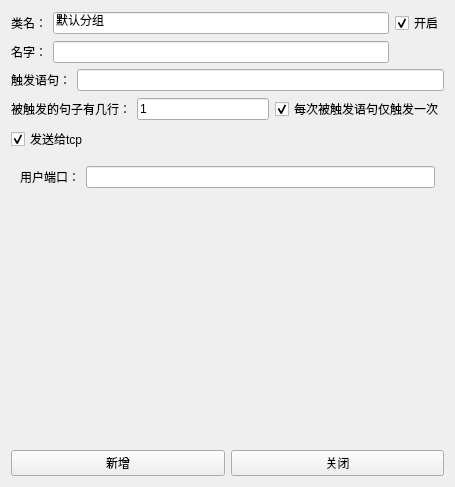
<?xml version="1.0" encoding="UTF-8"?>
<ui version="4.0">
 <class>RegWidget</class>
 <widget class="QWidget" name="RegWidget">
  <property name="geometry">
   <rect>
    <x>0</x>
    <y>0</y>
    <width>455</width>
    <height>487</height>
   </rect>
  </property>
  <property name="windowTitle">
   <string>Form</string>
  </property>
  <layout class="QGridLayout" name="gridLayout_4">
   <item row="3" column="0">
    <widget class="QCheckBox" name="sysOrUserCB">
     <property name="toolTip">
      <string>假若一句话可以被一句触发多次触发，比如：123456可以被'\d'触发6次。勾选上后仅触发一次就停止触发，不勾选上则会连续触发6次</string>
     </property>
     <property name="text">
      <string>发送给tcp</string>
     </property>
     <property name="checked">
      <bool>true</bool>
     </property>
    </widget>
   </item>
   <item row="2" column="0">
    <layout class="QHBoxLayout" name="horizontalLayout_5">
     <item>
      <widget class="QLabel" name="rowLabel">
       <property name="toolTip">
        <string>由用户填入该触发语句触发几行，触发时会拿出对应数量的句子进行匹配，可填比实际行数多的数值</string>
       </property>
       <property name="text">
        <string>被触发的句子有几行：</string>
       </property>
      </widget>
     </item>
     <item>
      <widget class="QLineEdit" name="rowLE">
       <property name="toolTip">
        <string>由用户填入该触发语句触发几行，触发时会拿出对应数量的句子进行匹配，可填比实际行数多的数值</string>
       </property>
       <property name="text">
        <string>1</string>
       </property>
      </widget>
     </item>
     <item>
      <widget class="QCheckBox" name="oneStrOneRegCB">
       <property name="toolTip">
        <string>假若一句话可以被一句触发多次触发，比如：123456可以被'\d'触发6次。勾选上后仅触发一次就停止触发，不勾选上则会连续触发6次</string>
       </property>
       <property name="text">
        <string>每次被触发语句仅触发一次</string>
       </property>
       <property name="checked">
        <bool>true</bool>
       </property>
      </widget>
     </item>
    </layout>
   </item>
   <item row="5" column="0">
    <layout class="QHBoxLayout" name="horizontalLayout_3">
     <item>
      <widget class="QPushButton" name="newBT">
       <property name="text">
        <string>新增</string>
       </property>
      </widget>
     </item>
     <item>
      <widget class="QPushButton" name="closeBT">
       <property name="text">
        <string>关闭</string>
       </property>
      </widget>
     </item>
    </layout>
   </item>
   <item row="0" column="0">
    <layout class="QGridLayout" name="gridLayout_3">
     <item row="0" column="0">
      <widget class="QLabel" name="leiLabel">
       <property name="toolTip">
        <string>全局必定唯一的名字，用于快捷开关一整组触发语句</string>
       </property>
       <property name="text">
        <string>类名：</string>
       </property>
      </widget>
     </item>
     <item row="0" column="1">
      <widget class="QLineEdit" name="leiLE">
       <property name="toolTip">
        <string>全局必定唯一的名字，用于快捷开关一整组触发语句</string>
       </property>
       <property name="text">
        <string>默认分组</string>
       </property>
       <property name="placeholderText">
        <string/>
       </property>
      </widget>
     </item>
     <item row="0" column="2">
      <widget class="QCheckBox" name="enableCB">
       <property name="toolTip">
        <string>勾上则开启触发，不勾则关闭触发</string>
       </property>
       <property name="text">
        <string>开启</string>
       </property>
       <property name="checked">
        <bool>true</bool>
       </property>
      </widget>
     </item>
     <item row="1" column="0">
      <widget class="QLabel" name="nameLabel">
       <property name="toolTip">
        <string>类内唯一的名字，不同类可以有同样名字的触发语句</string>
       </property>
       <property name="text">
        <string>名字：</string>
       </property>
      </widget>
     </item>
     <item row="1" column="1">
      <widget class="QLineEdit" name="nameLE">
       <property name="toolTip">
        <string>类内唯一的名字，不同类可以有同样名字的触发语句</string>
       </property>
      </widget>
     </item>
    </layout>
   </item>
   <item row="1" column="0">
    <layout class="QHBoxLayout" name="horizontalLayout_4">
     <item>
      <widget class="QLabel" name="regStrLabel">
       <property name="toolTip">
        <string>必须是正则表达式，也只严格支持正则表达式</string>
       </property>
       <property name="text">
        <string>触发语句：</string>
       </property>
      </widget>
     </item>
     <item>
      <widget class="QLineEdit" name="regStrLE">
       <property name="toolTip">
        <string>必须是正则表达式，也只严格支持正则表达式</string>
       </property>
      </widget>
     </item>
    </layout>
   </item>
   <item row="4" column="0">
    <widget class="QStackedWidget" name="sysOrUserWidget">
     <property name="currentIndex">
      <number>0</number>
     </property>
     <widget class="QWidget" name="userPage">
      <layout class="QGridLayout" name="gridLayout">
       <item row="0" column="0">
        <layout class="QVBoxLayout" name="verticalLayout">
         <item>
          <layout class="QHBoxLayout" name="horizontalLayout">
           <item>
            <widget class="QLabel" name="userPortLabel">
             <property name="toolTip">
              <string>类内唯一的名字，不同类可以有同样名字的触发语句</string>
             </property>
             <property name="text">
              <string>用户端口：</string>
             </property>
            </widget>
           </item>
           <item>
            <widget class="QLineEdit" name="userPortLE">
             <property name="toolTip">
              <string>必须是正则表达式，也只严格支持正则表达式</string>
             </property>
            </widget>
           </item>
          </layout>
         </item>
         <item>
          <spacer name="verticalSpacer">
           <property name="orientation">
            <enum>Qt::Vertical</enum>
           </property>
           <property name="sizeHint" stdset="0">
            <size>
             <width>20</width>
             <height>40</height>
            </size>
           </property>
          </spacer>
         </item>
        </layout>
       </item>
      </layout>
     </widget>
     <widget class="QWidget" name="sysPage">
      <layout class="QGridLayout" name="gridLayout_2">
       <item row="0" column="0">
        <layout class="QVBoxLayout" name="verticalLayout_2">
         <item>
          <layout class="QHBoxLayout" name="horizontalLayout_2">
           <item>
            <widget class="QLabel" name="cmdLabel">
             <property name="toolTip">
              <string>类内唯一的名字，不同类可以有同样名字的触发语句</string>
             </property>
             <property name="text">
              <string>执行命令：</string>
             </property>
            </widget>
           </item>
           <item>
            <widget class="QLineEdit" name="cmdLE">
             <property name="toolTip">
              <string>必须是正则表达式，也只严格支持正则表达式</string>
             </property>
            </widget>
           </item>
          </layout>
         </item>
         <item>
          <spacer name="verticalSpacer_2">
           <property name="orientation">
            <enum>Qt::Vertical</enum>
           </property>
           <property name="sizeHint" stdset="0">
            <size>
             <width>20</width>
             <height>40</height>
            </size>
           </property>
          </spacer>
         </item>
        </layout>
       </item>
      </layout>
     </widget>
    </widget>
   </item>
  </layout>
 </widget>
 <resources/>
 <connections/>
</ui>
